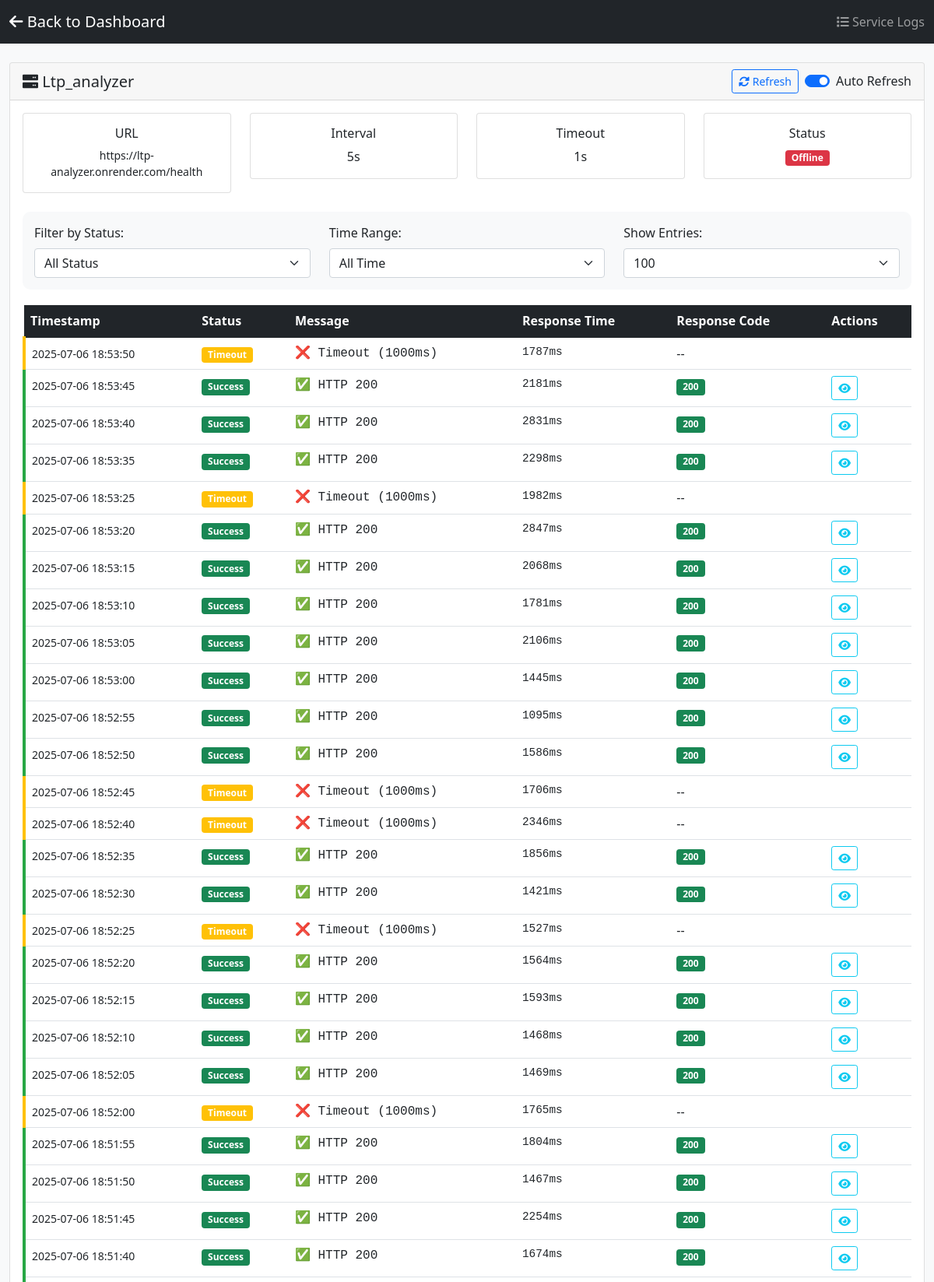
The page /logs/1 (upper part) on the database its author committed.
### models.py (models this page shows)
class Service(SQLModel, table=True):
    id: Optional[int] = Field(default=None, primary_key=True)
    name: str = Field(default="")
    url: str
    interval: int = 300000  # milliseconds
    timeout: int = 5000  # milliseconds
    headers: dict = Field(default_factory=dict, sa_column=Column(JSON))
    enabled: bool = True
    retry_attempts: int = 0
    retry_max: int = 3
    last_ping: Optional[str] = None
    last_status: Optional[str] = None
    created_at: datetime = Field(
        default_factory=datetime.utcnow, sa_column=Column(DateTime)
    )
    updated_at: datetime = Field(
        default_factory=datetime.utcnow, sa_column=Column(DateTime)
    )
    ping_logs: List["PingLog"] = Relationship(back_populates="service")

class PingLog(SQLModel, table=True):
    id: Optional[int] = Field(default=None, primary_key=True)
    service_id: int = Field(foreign_key="service.id")
    timestamp: datetime = Field(
        default_factory=datetime.utcnow, sa_column=Column(DateTime)
    )
    status: str
    message: str
    response_time: Optional[float] = None  # in seconds
    response_code: Optional[int] = None
    response_body: Optional[str] = None
    service: Optional[Service] = Relationship(back_populates="ping_logs")

### main.py (the view)
@app.get("/logs/{service_id}", response_class=HTMLResponse)
def view_logs(service_id: int, request: Request, limit: int = 100):
    with get_session() as session:
        service = session.get(Service, service_id)
        if not service:
            raise HTTPException(status_code=404, detail="Service not found")
        logs = (
            session.query(PingLog)
            .filter(PingLog.service_id == service_id)
            .order_by(PingLog.timestamp.desc())
            .limit(limit)
            .all()
        )
        return templates.TemplateResponse(
            "logs.html",
            {
                "request": request,
                "logs": logs,
                "service": service,
                "service_id": service_id,
            },
        )

### templates/logs.html (shortened to what this page needs)
<!DOCTYPE html>
<html lang="en">
  <head>
    <link
      href="https://cdn.jsdelivr.net/npm/bootstrap@5.1.3/dist/css/bootstrap.min.css"
      rel="stylesheet"
    />
    <link
      href="https://cdnjs.cloudflare.com/ajax/libs/font-awesome/6.0.0/css/all.min.css"
      rel="stylesheet"
    />
  </head>
  <body class="bg-light">
    <nav class="navbar navbar-dark bg-dark">
      <div class="container-fluid">
        <a href="/" class="navbar-brand">
          <i class="fas fa-arrow-left"></i> Back to Dashboard
        </a>
        <span class="navbar-text">
          <i class="fas fa-list"></i> Service Logs
        </span>
      </div>
    </nav>
    <div class="container-fluid mt-4">
      <div class="row">
        <div class="col-md-12">
          <div class="card">
            <div
              class="card-header d-flex justify-content-between align-items-center"
            >
              <h5 class="mb-0">
                <i class="fas fa-server"></i> {{ service.name or service.url }}
              </h5>
              <div class="d-flex align-items-center">
                <button
                  class="btn btn-sm btn-outline-primary me-2"
                  onclick="refreshLogs()"
                >
                  <i class="fas fa-sync-alt"></i> Refresh
                </button>
                <div class="form-check form-switch">
                  <input
                    class="form-check-input"
                    type="checkbox"
                    id="autoRefresh"
                    checked
                  />
                  <label class="form-check-label" for="autoRefresh"
                    >Auto Refresh</label
                  >
                </div>
              </div>
            </div>
            <div class="card-body">
              <div class="row mb-4">
                <div class="col-md-3">
                  <div class="card text-center">
                    <div class="card-body">
                      <h6 class="card-title">URL</h6>
                      <p class="card-text small">{{ service.url }}</p>
                    </div>
                  </div>
                </div>
                <div class="col-md-3">
                  <div class="card text-center">
                    <div class="card-body">
                      <h6 class="card-title">Interval</h6>
                      <p class="card-text">
                        {{ (service.interval / 1000)|int }}s
                      </p>
                    </div>
                  </div>
                </div>
                <div class="col-md-3">
                  <div class="card text-center">
                    <div class="card-body">
                      <h6 class="card-title">Timeout</h6>
                      <p class="card-text">
                        {{ (service.timeout / 1000)|int }}s
                      </p>
                    </div>
                  </div>
                </div>
                <div class="col-md-3">
                  <div class="card text-center">
                    <div class="card-body">
                      <h6 class="card-title">Status</h6>
                      <p class="card-text">
                        <span
                          class="badge {% if service.enabled %}{% if service.last_status == 'success' %}bg-success{% else %}bg-danger{% endif %}{% else %}bg-secondary{% endif %}"
                        >
                          {% if not service.enabled %}Disabled {% elif
                          service.last_status == 'success' %}Online {% else
                          %}Offline{% endif %}
                        </span>
                      </p>
                    </div>
                  </div>
                </div>
              </div>
              <div class="filter-bar">
                <div class="row align-items-center">
                  <div class="col-md-4">
                    <label for="statusFilter" class="form-label"
                      >Filter by Status:</label
                    >
                    <select
                      class="form-select"
                      id="statusFilter"
                      onchange="filterLogs()"
                    >
                      <option value="">All Status</option>
                    </select>
                  </div>
                  <div class="col-md-4">
                    <label for="timeFilter" class="form-label"
                      >Time Range:</label
                    >
                    <select
                      class="form-select"
                      id="timeFilter"
                      onchange="filterLogs()"
                    >
                      <option value="">All Time</option>
                    </select>
                  </div>
                  <div class="col-md-4">
                    <label for="limitFilter" class="form-label"
                      >Show Entries:</label
                    >
                    <select
                      class="form-select"
                      id="limitFilter"
                      onchange="filterLogs()"
                    >
                      <option value="100" selected>100</option>
                    </select>
                  </div>
                </div>
              </div>
              <div class="table-responsive">
                <table class="table table-hover">
                  <thead class="table-dark">
                    <tr>
                      <th>Timestamp</th>
                      <th>Status</th>
                      <th>Message</th>
                      <th>Response Time</th>
                      <th>Response Code</th>
                      <th>Actions</th>
                    </tr>
                  </thead>
                  <tbody id="logsTableBody">
                    {% for log in logs %}
                    <tr
                      class="log-entry {{ log.status }}"
                      data-timestamp="{{ log.timestamp.isoformat() }}"
                      data-status="{{ log.status }}"
                    >
                      <td>
                        <small
                          >{{ log.timestamp.strftime('%Y-%m-%d %H:%M:%S')
                          }}</small
                        >
                      </td>
                      <td>
                        <span
                          class="badge {% if log.status == 'success' %}bg-success{% elif log.status == 'timeout' %}bg-warning{% elif log.status == 'disabled' %}bg-secondary{% else %}bg-danger{% endif %}"
                        >
                          {{ log.status.title() }}
                        </span>
                      </td>
                      <td class="log-message">{{ log.message }}</td>
                      <td class="response-time">
                        {% if log.response_time %} {{ (log.response_time *
                        1000)|round(0)|int }}ms {% else %} -- {% endif %}
                      </td>
                      <td>
                        {% if log.response_code %}
                        <span
                          class="badge {% if log.response_code < 400 %}bg-success{% elif log.response_code < 500 %}bg-warning{% else %}bg-danger{% endif %}"
                        >
                          {{ log.response_code }}
                        </span>
                        {% else %} -- {% endif %}
                      </td>
                      <td>
                        {% if log.response_body %}
                        <button
                          class="btn btn-sm btn-outline-info"
                          onclick="showResponse({{ log.id }}, '{{ log.response_body[:100]|e }}')"
                        >
                          <i class="fas fa-eye"></i>
                        </button>
                        {% endif %}
                      </td>
                    </tr>
                    {% endfor %}
                  </tbody>
                </table>
              </div>
            </div>
          </div>
        </div>
      </div>
    </div>
  </body>
</html>

### templates/logs.html (style rules this page uses)
.log-entry { border-left: 4px solid #e9ecef; transition: all 0.3s ease; }
.log-entry.success { border-left-color: #28a745; }
.log-entry.timeout { border-left-color: #ffc107; }
.response-time { font-family: "Courier New", monospace; font-size: 0.9em; }
.log-message { font-family: "Courier New", monospace; }
.filter-bar { background: #f8f9fa; border-radius: 10px; padding: 15px; margin-bottom: 20px; }

### rows shown on the page
Service: name "Ltp_analyzer", url "https://ltp-analyzer.onrender.com/health", (service.interval/1000)|int "5", (service.timeout/1000)|int "1"
PingLog: timestamp "2025-07-06 18:53:50", status "Timeout", message "❌ Timeout (1000ms)", response_time "1787"
PingLog: timestamp "2025-07-06 18:53:45", status "Success", message "✅ HTTP 200", response_time "2181", response_code "200"
PingLog: timestamp "2025-07-06 18:53:40", status "Success", message "✅ HTTP 200", response_time "2831", response_code "200"
PingLog: timestamp "2025-07-06 18:53:35", status "Success", message "✅ HTTP 200", response_time "2298", response_code "200"
PingLog: timestamp "2025-07-06 18:53:25", status "Timeout", message "❌ Timeout (1000ms)", response_time "1982"
PingLog: timestamp "2025-07-06 18:53:20", status "Success", message "✅ HTTP 200", response_time "2847", response_code "200"
PingLog: timestamp "2025-07-06 18:53:15", status "Success", message "✅ HTTP 200", response_time "2068", response_code "200"
PingLog: timestamp "2025-07-06 18:53:10", status "Success", message "✅ HTTP 200", response_time "1781", response_code "200"
PingLog: timestamp "2025-07-06 18:53:05", status "Success", message "✅ HTTP 200", response_time "2106", response_code "200"
PingLog: timestamp "2025-07-06 18:53:00", status "Success", message "✅ HTTP 200", response_time "1445", response_code "200"
PingLog: timestamp "2025-07-06 18:52:55", status "Success", message "✅ HTTP 200", response_time "1095", response_code "200"
PingLog: timestamp "2025-07-06 18:52:50", status "Success", message "✅ HTTP 200", response_time "1586", response_code "200"
PingLog: timestamp "2025-07-06 18:52:45", status "Timeout", message "❌ Timeout (1000ms)", response_time "1706"
PingLog: timestamp "2025-07-06 18:52:40", status "Timeout", message "❌ Timeout (1000ms)", response_time "2346"
PingLog: timestamp "2025-07-06 18:52:35", status "Success", message "✅ HTTP 200", response_time "1856", response_code "200"
PingLog: timestamp "2025-07-06 18:52:30", status "Success", message "✅ HTTP 200", response_time "1421", response_code "200"
PingLog: timestamp "2025-07-06 18:52:25", status "Timeout", message "❌ Timeout (1000ms)", response_time "1527"
PingLog: timestamp "2025-07-06 18:52:20", status "Success", message "✅ HTTP 200", response_time "1564", response_code "200"
PingLog: timestamp "2025-07-06 18:52:15", status "Success", message "✅ HTTP 200", response_time "1593", response_code "200"
PingLog: timestamp "2025-07-06 18:52:10", status "Success", message "✅ HTTP 200", response_time "1468", response_code "200"
PingLog: timestamp "2025-07-06 18:52:05", status "Success", message "✅ HTTP 200", response_time "1469", response_code "200"
PingLog: timestamp "2025-07-06 18:52:00", status "Timeout", message "❌ Timeout (1000ms)", response_time "1765"
PingLog: timestamp "2025-07-06 18:51:55", status "Success", message "✅ HTTP 200", response_time "1804", response_code "200"
PingLog: timestamp "2025-07-06 18:51:50", status "Success", message "✅ HTTP 200", response_time "1467", response_code "200"
PingLog: timestamp "2025-07-06 18:51:45", status "Success", message "✅ HTTP 200", response_time "2254", response_code "200"
PingLog: timestamp "2025-07-06 18:51:40", status "Success", message "✅ HTTP 200", response_time "1674", response_code "200"
